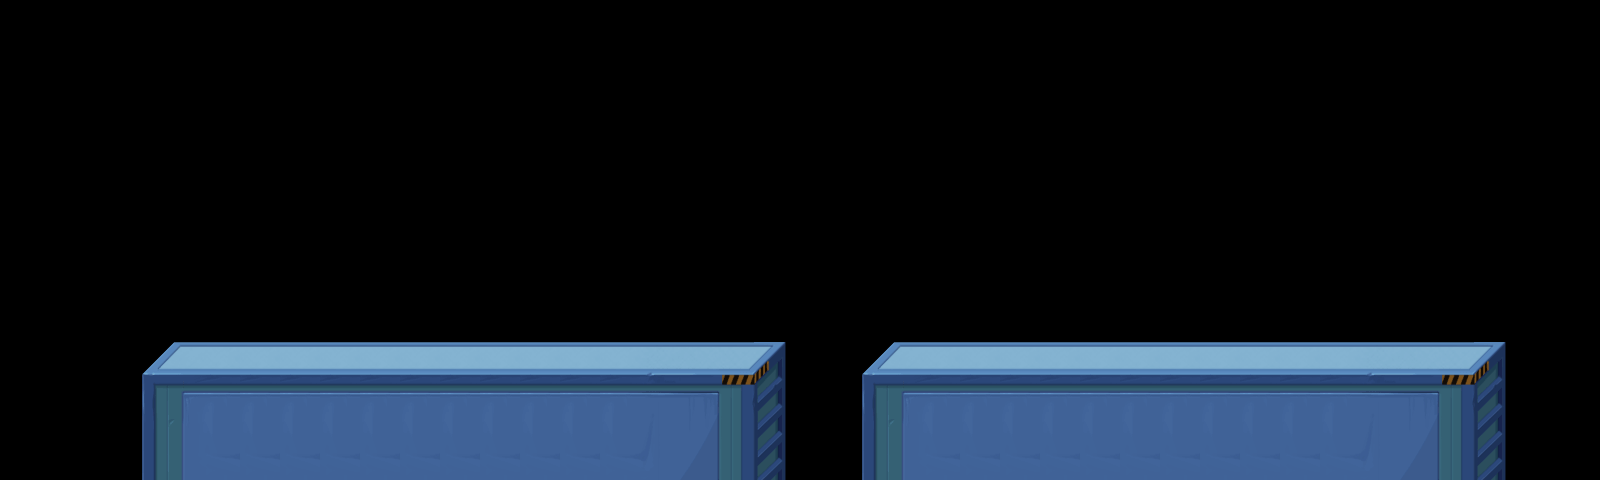

A 2D game scene composited from a Tiled map and its tileset images. What follows is a short description and the map's XML, with each tile layer's data collapsed to a summary:
An orthogonal 40x12 tile map with 40x40 px tiles, 1 tile layer (show2), 1 hidden layer not drawn and 28 objects.

<map version="1.0" orientation="orthogonal" width="40" height="12" tilewidth="40" tileheight="40">
 <tileset firstgid="1" name="main" tilewidth="40" tileheight="40">
  <image source="main.png" width="280" height="240" />
 </tileset>
 <layer name="show2" width="40" height="12">
  <data>[480 cells, 136 non-empty, 28 distinct tile ids]</data>
 </layer>
 <layer name="show1" width="40" height="12" visible="0">
  <data>[480 cells, 0 non-empty, 0 distinct tile ids]</data>
 </layer>
 <objectgroup name="collision" width="40" height="12">
  <object x="160" y="360" width="600" height="120" />
  <object x="880" y="360" width="600" height="120" />
 </objectgroup>
 <objectgroup name="items" width="40" height="12">
  <object x="480" y="120" />
  <object x="480" y="160" />
  <object x="480" y="200" />
  <object x="480" y="240" />
  <object x="440" y="240" />
  <object x="400" y="240" />
  <object x="520" y="240" />
  <object x="560" y="240" />
  <object x="400" y="80" />
  <object x="440" y="80" />
  <object x="480" y="80" />
  <object x="520" y="80" />
  <object x="560" y="80" />
  <object x="1080" y="80" />
  <object x="1120" y="80" />
  <object x="1160" y="80" />
  <object x="1200" y="80" />
  <object x="1240" y="80" />
  <object x="1160" y="120" />
  <object x="1160" y="160" />
  <object x="1160" y="200" />
  <object x="1080" y="240" />
  <object x="1120" y="240" />
  <object x="1160" y="240" />
  <object x="1200" y="240" />
  <object x="1240" y="240" />
 </objectgroup>
 <objectgroup name="enemy" width="40" height="12" />
</map>
